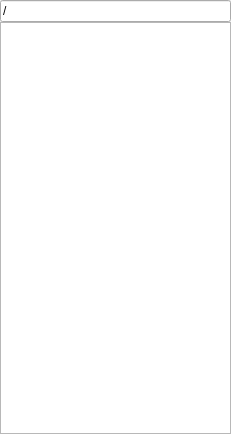
<?xml version="1.0" encoding="UTF-8"?>
<ui version="4.0">
 <class>Form</class>
 <widget class="QWidget" name="Form">
  <property name="geometry">
   <rect>
    <x>0</x>
    <y>0</y>
    <width>231</width>
    <height>434</height>
   </rect>
  </property>
  <property name="windowTitle">
   <string>File Browser</string>
  </property>
  <layout class="QGridLayout" name="gridLayout">
   <property name="margin">
    <number>0</number>
   </property>
   <property name="spacing">
    <number>0</number>
   </property>
   <item row="1" column="0">
    <widget class="QTreeWidget" name="tr_dir">
     <property name="indentation">
      <number>12</number>
     </property>
     <property name="rootIsDecorated">
      <bool>false</bool>
     </property>
     <property name="expandsOnDoubleClick">
      <bool>false</bool>
     </property>
     <attribute name="headerVisible">
      <bool>false</bool>
     </attribute>
     <column>
      <property name="text">
       <string notr="true">1</string>
      </property>
     </column>
    </widget>
   </item>
   <item row="0" column="0">
    <widget class="QLineEdit" name="le_root">
     <property name="text">
      <string>/</string>
     </property>
     <property name="placeholderText">
      <string>Enter Root Path</string>
     </property>
    </widget>
   </item>
  </layout>
 </widget>
 <resources/>
 <connections/>
</ui>
